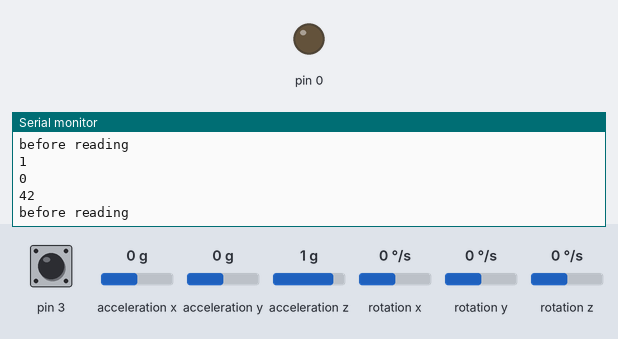
A sketch run on a simulated Arduino Leonardo, built with avr-gcc and run on an emulated ATmega32U4. Parts: output pins drawn as LEDs (lit = HIGH), the last lines printed to the serial monitor. The test bench sets the inputs (shaded band); at power-on: acceleration x 0 g, acceleration y 0 g, acceleration z 1 g, pin 3 HIGH, rotation x 0 °/s, rotation y 0 °/s, rotation z 0 °/s. The sensor or clock chip raises its interrupt line as the real part does.

Above: at 2.2 s.
2.3 s: acceleration x set to -1.4 g
3.8 s: acceleration y set to -1.4 g
At 4.9 s:
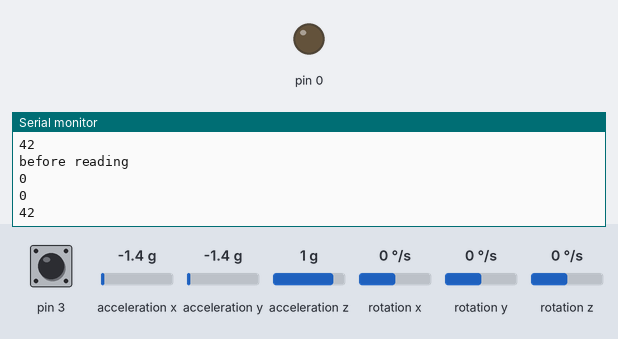
5.3 s: acceleration z set to -1.4 g
At 6.2 s:
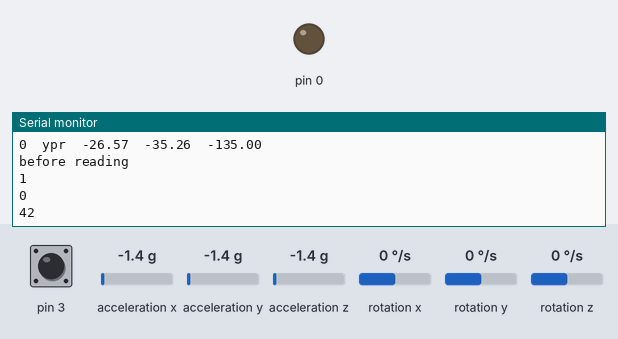
Timing chart, 0 to 6.3 s (numbered marks = the images above; inputs shaded):
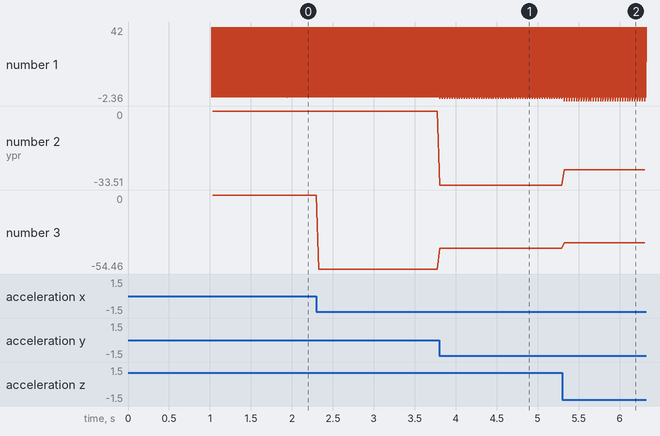

The sketch:

more_sensors.ino
```cpp
//GND - GND
//VCC - VCC
//SDA - Pin A4
//SCL - Pin A5
//INT - Pin 2

#include "I2Cdev.h"
#include "MPU6050_6Axis_MotionApps20.h"
#if I2CDEV_IMPLEMENTATION == I2CDEV_ARDUINO_WIRE
    #include "Wire.h"
#endif
#include "MIDIUSB.h"

// class default I2C address is 0x68
// specific I2C addresses may be passed as a parameter here
// AD0 low = 0x68
// AD0 high = 0x69
MPU6050 mpu(0x68);
//MPU6050 mpu(0x69); // <-- use for AD0 high
// The SDA/SCL are on A4/A5 on normal arduinos
// on Leonardo 2 (SDA), 3 (SCL)
// see Wire library reference   https://www.arduino.cc/en/Reference/Wire
// also http://arduino.stackexchange.com/questions/4019/how-to-connect-the-int-pin-of-a-mpu-6050
// Also on Leonardo connect MPU6050 interrupt pin 7,  Otherwise it is on D2
// use the function to convert pin# to interrupt id
//#define MPU6050_INT_PIN 2
#define MPU6050_INT_PIN 7
#define MPU6050_INT digitalPinToInterrupt(MPU6050_INT_PIN)

#define INTERRUPT_PIN 2
#define LED_PIN 13


bool blinkState = false;

// MPU control/status vars
bool dmpReady = false;  // set true if DMP init was successful
uint8_t mpuIntStatus;   // holds actual interrupt status byte from MPU
uint8_t devStatus;      // return status after each device operation (0 = success, !0 = error)
uint16_t packetSize;    // expected DMP packet size (default is 42 bytes)
uint16_t fifoCount;     // count of all bytes currently in FIFO
uint8_t fifoBuffer[64]; // FIFO storage buffer

//VARIABLES QUE HA PUESTO EL CARLES
//-------------------------------------------------------------------------
//para la comunicacion MIDI
#define MIDI_CHANNEL 1
#define SENSOR_0 A1
#define SENSOR_1 A0
#define SENSOR_2 A2
#define N_SENSORS 2

int pins [N_SENSORS] = {SENSOR_0,SENSOR_1};//,SENSOR_2
int int_pins [N_SENSORS] = {7,7};//,6

int sensor_note [N_SENSORS] [6]; //array to store midi notes used to send each sensor data
                                 //[acX, acY, acZ, yawn, pitch, roll]

//ofset del sensor que se obtiene con el script calibracion.ino
int ofsetacelX [N_SENSORS]= {1863,1562};//
int ofsetacelY [N_SENSORS]= {107,1389};//
int ofsetacelZ [N_SENSORS]= {581,1398};//
int ofsetgiroX [N_SENSORS]= {42,5};//
int ofsetgiroY [N_SENSORS]= {2,1};//
int ofsetgiroZ [N_SENSORS]= {-30,-21};//
//bolean para imprimir o no las variables
bool print_data = true;
bool send_midi_bool = false;
//-------------------------------------------------------------------------


Quaternion q;           // [w, x, y, z]
VectorInt16 aa;         // [x, y, z]
VectorInt16 aaReal;     // [x, y, z]
VectorInt16 aaWorld;    // [x, y, z]
VectorFloat gravity;    // [x, y, z]
float ypr[3];           // [yaw, pitch, roll]


volatile bool mpuInterrupt = false;
void dmpDataReady() {
    mpuInterrupt = true;
}


//FUNCIONES PARA MANDAR MIDI
//-------------------------------------------------------------------------
//"Utilidades"
//---------------------------------------------------------------
//mensaje note on
void noteOn(byte channel, byte pitch, byte velocity) {
  midiEventPacket_t noteOn = {0x09, 0x90 | channel, pitch, velocity};
  MidiUSB.sendMIDI(noteOn);
  MidiUSB.flush();
}
//mensaje note off
void CCnote(byte channel, byte control, byte value) {
  midiEventPacket_t event = {0x0B, 0x0B | channel, control, value};
  MidiUSB.sendMIDI(event);
}
//mensaje control change (canvios de valor ams constantes como un knobs)
void noteOff(byte channel, byte pitch, byte velocity) {
  midiEventPacket_t noteOff = {0x08, 0x80 | channel, pitch, velocity};
  MidiUSB.sendMIDI(noteOff);
  MidiUSB.flush();
}
//--------------------------------------------------------------
//Mandar cada variable por su nota correspondiente
void send_midi_cc(int sensor, int acX, int acY, int acZ, float yawn, float pitch, float roll){
  //send each value at the corresponding note
  noteOn( MIDI_CHANNEL, sensor_note[sensor][0], acX);   //acX
  noteOn( MIDI_CHANNEL, sensor_note[sensor][1], acY);   //acY
  noteOn( MIDI_CHANNEL, sensor_note[sensor][2], acZ);   //acZ
  noteOn( MIDI_CHANNEL, sensor_note[sensor][3], yawn);  //yawn
  noteOn( MIDI_CHANNEL, sensor_note[sensor][4], pitch); //pitch
  noteOn( MIDI_CHANNEL, sensor_note[sensor][5], roll);  //roll
}
//-------------------------------------------------------------------------

//FUNCIONES PARA MANEJAR LOS SENSORES
//sets desired pin in pins[N_SENSORS] vector to high and others to low
void set_low(int pin){ //
  for(int n = 0; n<N_SENSORS;n++){
    if(pins[n] != pin){
      digitalWrite(pins[n],HIGH);
    }
    else{
      digitalWrite(pins[n],LOW);
    }
  }
}
//actions done for each dmp sensor
void handle_dmp_sensor(int sensor_number){//
    // Si fallo al iniciar, parar programa
    if (!dmpReady) return;


    // Obtener datos del FIFO
    fifoCount = mpu.getFIFOCount();
    mpuIntStatus = mpu.getIntStatus();

    // Controlar overflow
    if ((mpuIntStatus & 0x10) || fifoCount == 1024) {
        mpu.resetFIFO();
        Serial.println(F("FIFO overflow!"));
    }
    else if (mpuIntStatus & 0x02) {//if nor overflow READ mpu DATA
      // wait for correct available data length, should be a VERY short wait
      while (fifoCount < packetSize) fifoCount = mpu.getFIFOCount();

      // read a packet from FIFO
      mpu.getFIFOBytes(fifoBuffer, packetSize);

      // track FIFO count here in case there is > 1 packet available
      // (this lets us immediately read more without waiting for an interrupt)
      fifoCount -= packetSize;


      /*
      if (print_data){//si queremos que se muestren las variables por el serial
        // Mostrar Yaw, Pitch, Roll
        Serial.print(sensor_number);
        Serial.print("\t");
        Serial.print("ypr\t");
        Serial.print(ypr[0] * 180/M_PI);
        Serial.print("\t");
        Serial.print(ypr[1] * 180/M_PI);
        Serial.print("\t");
        Serial.println(ypr[2] * 180/M_PI);

        // Mostrar aceleracion
        Serial.print("areal\t");
        Serial.print(aaReal.x);
        Serial.print("\t");
        Serial.print(aaReal.y);
        Serial.print("\t");
        Serial.println(aaReal.z);

      }
      */
    }
    Serial.println("before reading");
    Serial.println(mpuInterrupt);
    Serial.println(fifoCount);
    Serial.println(packetSize);
    // Ejecutar mientras no hay interrupcion
    while (!mpuInterrupt && fifoCount < packetSize) {
        // AQUI EL RESTO DEL CODIGO DE TU PROGRRAMA
        // Guardar yawn pitch roll en ypr[] (tamaño 3)
        mpu.dmpGetQuaternion(&q, fifoBuffer);
        mpu.dmpGetGravity(&gravity, &q);
        mpu.dmpGetYawPitchRoll(ypr, &q, &gravity);
        // Guardar las componentes de la aceleracion en aaReal.x,aaReal.y, aaReal.z
        mpu.dmpGetQuaternion(&q, fifoBuffer);
        mpu.dmpGetAccel(&aa, fifoBuffer);
        mpu.dmpGetGravity(&gravity, &q);
        mpu.dmpGetLinearAccel(&aaReal, &aa, &gravity);

        if(send_midi_bool){
          send_midi_cc(sensor_number, aaReal.x - ofsetacelX[sensor_number],aaReal.y- ofsetacelY[sensor_number],aaReal.z- ofsetacelZ[sensor_number],ypr[0] * 180/M_PI  -  ofsetgiroX[sensor_number],ypr[1] * 180/M_PI  - ofsetgiroY[sensor_number],ypr[2] * 180/M_PI  - ofsetgiroZ[sensor_number]);
        }
        Serial.println(ypr[2]);
        if (print_data){//si queremos que se muestren las variables por el serial
        // Mostrar Yaw, Pitch, Roll
        Serial.print(sensor_number);
        Serial.print("\t");
        Serial.print("ypr\t");
        Serial.print(ypr[0] * 180/M_PI);
        Serial.print("\t");
        Serial.print(ypr[1] * 180/M_PI);
        Serial.print("\t");
        Serial.println(ypr[2] * 180/M_PI);
        }
    }

    mpuInterrupt = false;
    mpuIntStatus = mpu.getIntStatus();


}
//set offset, set AD0 pin to OUTPUT and activates MPU and DMP
void setup_sensor(int n){//

  set_low(pins[n]);//set corresponding sensor pin to high
  // Iniciar MPU6050
  Serial.println(F("Initializing I2C devices..."));
  mpu.initialize();


  //AD0 pin of sensor n set to output mode, this allows connecting multiple sensors
  pinMode(pins[n], OUTPUT);

  // Comprobar  conexion
  Serial.println(F("Testing device connections..."));
  Serial.println(mpu.testConnection() ? F("MPU6050 connection successful") : F("MPU6050 connection failed"));

  // Iniciar DMP
  Serial.println(F("Initializing DMP..."));
  devStatus = mpu.dmpInitialize();
  /*
  // Valores de calibracion
  mpu.setXGyroOffset(ofsetgiroX[n]);
  mpu.setYGyroOffset(ofsetgiroY[n]);
  mpu.setZGyroOffset(ofsetgiroZ[n]);
  mpu.setXAccelOffset(ofsetacelX[n]);
  mpu.setYAccelOffset(ofsetacelY[n]);
  mpu.setZAccelOffset(ofsetacelZ[n]);
  */
  // Activar DMP
  if (devStatus == 0) {
      Serial.println(F("Enabling DMP..."));
      mpu.setDMPEnabled(true);
      // Activar interrupcion

      attachInterrupt(digitalPinToInterrupt(int_pins[n]), dmpDataReady, RISING);
      mpuIntStatus = mpu.getIntStatus();

     // enable Arduino interrupt detection
      Serial.print("Enabling interrupt detection (Arduino external interrupt ");
      Serial.print(int_pins[n]);Serial.print(" on pin ");Serial.print(MPU6050_INT_PIN);Serial.println("...");
      pinMode(int_pins[n], INPUT);
      attachInterrupt(int_pins[n], dmpDataReady, RISING);
      Serial.println(F("DMP ready! Waiting for first interrupt..."));
      dmpReady = true;
      // get expected DMP packet size for later comparison
      packetSize = mpu.dmpGetFIFOPacketSize();
  } else {
      // ERROR!
      // 1 = initial memory load failed
      // 2 = DMP configuration updates failed
      // (if it's going to break, usually the code will be 1)
      Serial.print(F("DMP Initialization failed (code "));
      Serial.print(devStatus);
      Serial.println(F(")"));
  }


}


void setup() {
    // join I2C bus (I2Cdev library doesn't do this automatically)
    #if I2CDEV_IMPLEMENTATION == I2CDEV_ARDUINO_WIRE
        Wire.begin();
        Wire.setClock(400000); // 400kHz I2C clock. Comment this line if having compilation difficulties
    #elif I2CDEV_IMPLEMENTATION == I2CDEV_BUILTIN_FASTWIRE
        Fastwire::setup(400, true);
    #endif

    Serial.begin(9600);
    pinMode(INTERRUPT_PIN, INPUT);
    pinMode(6, INPUT);
    for(int n = 0; n<N_SENSORS;n++){
      setup_sensor(pins[n]);
      //store MIDI notes used for that sensor
      //[acX, acY, acZ, yawn, pitch, roll]
      sensor_note[n][0] = 10*(n)+0;
      sensor_note[n][1] = 10*(n)+1;
      sensor_note[n][2] = 10*(n)+2;
      sensor_note[n][3] = 10*(n)+3;
      sensor_note[n][4] = 10*(n)+4;
      sensor_note[n][5] = 10*(n)+5;
    }

}


void loop() {
  for(int n = 0; n<N_SENSORS;n++){
    set_low(pins[n]);
    handle_dmp_sensor(n);
  }
}
```

Measured:
- after the input at 3.8 s, the serial monitor: prints a new line at once (image 1)
- after the input at 5.3 s, the serial monitor: prints a new line at once (image 2)
- plotted number 1: 42 → -0.95 after the input at 3.8 s
- plotted number 2: 0 → -33.51 after the input at 3.8 s, -33.51 → -26.57 after the input at 5.3 s
- plotted number 3: 0 → -54.46 after the input at 2.3 s, -54.46 → -39.14 after the input at 3.8 s, -39.14 → -35.26 after the input at 5.3 s
